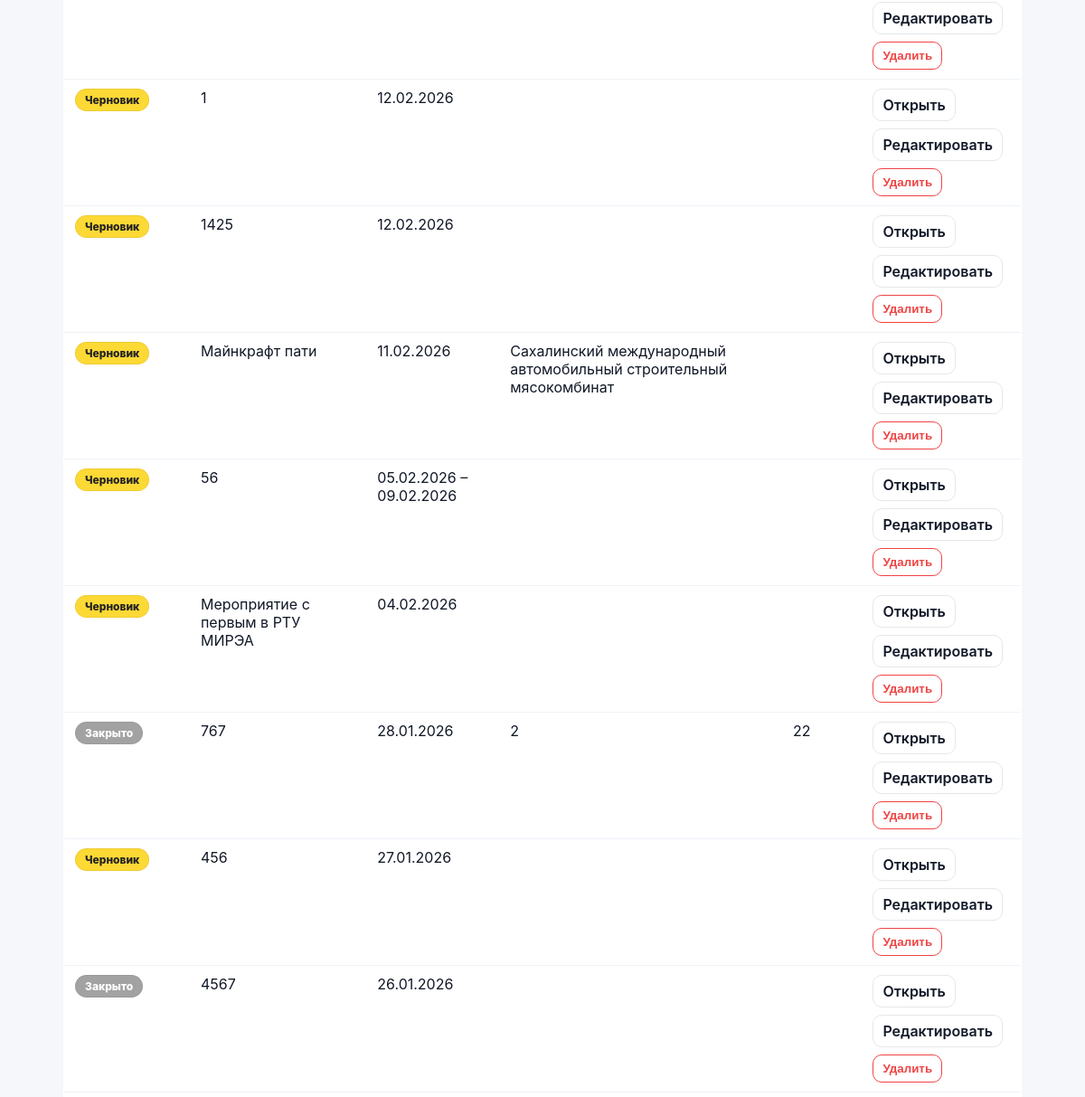
The app's page /events/ (signed in, middle part), older data.
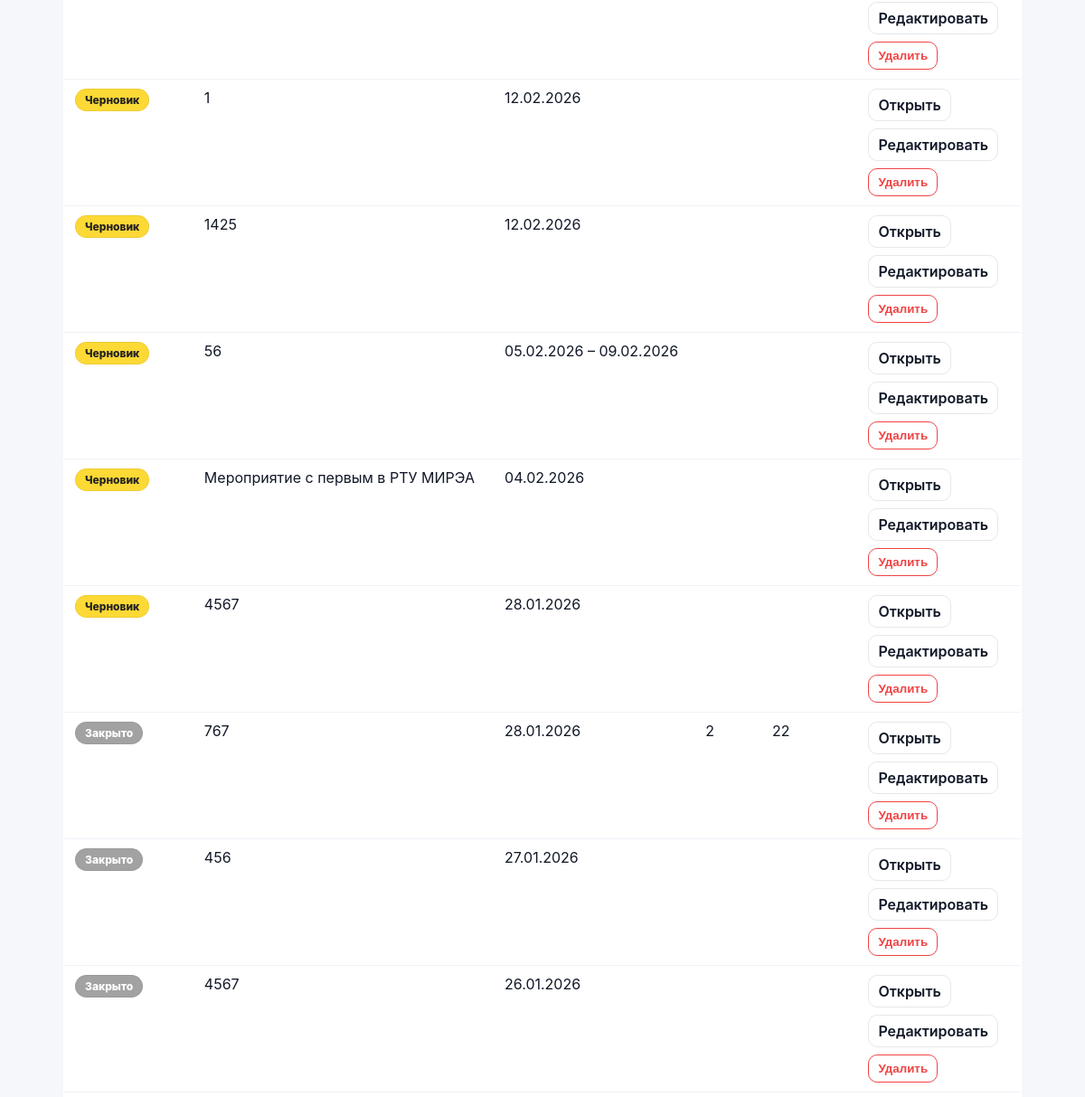
The same page, newer data.
### events/models.py (models this page shows, shortened)
class Event(models.Model):
    class Meta:
        permissions = [
            ("edit_event_card", "Can edit event card (dates/status/etc)"),
            ("edit_event_equipment", "Can edit event equipment (own/rented)"),
        ]
    STATUS_DRAFT = "draft"
    STATUS_CONFIRMED = "confirmed"
    STATUS_CANCELLED = "cancelled"
    STATUS_CLOSED = "closed"
    STATUS_CHOICES = (
        (STATUS_DRAFT, "Черновик"),
        (STATUS_CONFIRMED, "Подтверждено"),
        (STATUS_CANCELLED, "Отменено"),
        (STATUS_CLOSED, "Закрыто"),
    )
    name = models.CharField(max_length=200)
    start_date = models.DateField()
    end_date = models.DateField(blank=True, null=True)
    client = models.CharField(max_length=200, blank=True)
    location = models.CharField(max_length=200, blank=True)
    responsible = models.ForeignKey(
        User,
        on_delete=models.SET_NULL,
        null=True,
        related_name="events",
    )
    s_engineer = models.ForeignKey(
        User,
        on_delete=models.SET_NULL,
        null=True,
        blank=True,
        related_name="senior_events",
    )
    engineers = models.ManyToManyField(
        User,
        blank=True,
        related_name="engineer_events",
    )
    notes = models.TextField(blank=True, default="")
    is_deleted = models.BooleanField(default=False)
    deleted_at = models.DateTimeField(null=True, blank=True)
    status = models.CharField(
        max_length=20,
        choices=STATUS_CHOICES,
        default=STATUS_DRAFT,
    )
    created_at = models.DateTimeField(auto_now_add=True)

### events/views.py (the view)
# urls.py: path("events/", event_list_view, name="event_list"),
@login_required
def event_list_view(request: HttpRequest) -> HttpResponse:
    qs = (
        Event.objects.filter(is_deleted=False)
        .select_related("responsible", "s_engineer")
        .prefetch_related("engineers")
        .order_by("-start_date", "-id")
    )
    return render(request, "events/event_list.html", {
        "events": qs,
        "can_create_event": can_edit_event_card(request.user),
        "can_edit": can_edit_event_card(request.user),
        "can_delete": can_edit_event_card(request.user),
    })

### accounts/context_processors.py (called while the page is built)
def authz_flags(request):
    user = getattr(request, "user", None)
    return {
        "can_manage_staff": can_manage_staff(user),
        "can_edit_event_card": can_edit_event_card(user),
        "can_edit_event_equipment": can_edit_event_equipment(user),
        "can_edit_inventory": can_edit_inventory(user),
    }

### accounts/permissions.py (called while the page is built)
def _ok(user) -> bool:
    return bool(user and user.is_authenticated)

def is_super(user) -> bool:
    return bool(_ok(user) and getattr(user, "is_superuser", False))

def can_manage_staff(user) -> bool:
    return is_super(user) or (_ok(user) and user.has_perm("accounts.manage_staff"))

def can_edit_inventory(user) -> bool:
    return is_super(user) or (_ok(user) and user.has_perm("inventory.manage_inventory"))

def can_edit_event_card(user) -> bool:
    return is_super(user) or (_ok(user) and user.has_perm("events.edit_event_card"))

def can_edit_event_equipment(user) -> bool:
    return is_super(user) or (_ok(user) and user.has_perm("events.edit_event_equipment"))

### notifications/context_processors.py (called while the page is built)
def notifications_unread_count(request):
    if not getattr(request, "user", None) or not request.user.is_authenticated:
        return {"notifications_unread_count": 0}
    return {
        "notifications_unread_count": Notification.objects.filter(
            recipient=request.user,
            is_read=False,
        ).count()
    }

### events/templates/events/event_list.html (shortened to what this page needs)
{% extends "base.html" %}
{% block content %}
<table class="list-table">
  <tbody>
    {% for e in events %}
    <tr>
      <td>
        <span class="status-pill status-{{ e.status }}">{{ e.get_status_display }}</span>
      </td>
      <td>{{ e.name }}</td>
      <td>
        {% if e.start_date == e.end_date or not e.end_date %}
          {{ e.start_date|date:"d.m.Y" }}
        {% else %}
          {{ e.start_date|date:"d.m.Y" }} – {{ e.end_date|date:"d.m.Y" }}
        {% endif %}
      </td>
      <td>{{ e.client }}</td>
      <td>{{ e.location }}</td>
      <td>
        <div style="display:flex; flex-direction:column; gap:8px; align-items:flex-start;">
          <a class="btn-secondary" href="{% url 'event_detail' e.id %}">Открыть</a>
          {% if can_edit %}
            <a class="btn-secondary" href="{% url 'event_edit' e.id %}">Редактировать</a>
          {% endif %}
          {% if can_delete %}
            <form method="post" action="{% url 'event_delete' e.id %}"
                  onsubmit="return confirm('Удалить мероприятие «{{ e.name }}»? Оно попадёт в корзину на 30 дней.')">
              <button type="submit" class="btn-secondary" style="border-color:#ef4444; color:#ef4444;">
                Удалить
              </button>
            </form>
          {% endif %}
        </div>
      </td>
    </tr>
    {% empty %}
    <tr>
      <td colspan="6" style="color:#6b7280;">Мероприятий нет.</td>
    </tr>
    {% endfor %}
  </tbody>
</table>
{% endblock %}

### backend/templates/base.html (shortened to what this page needs)
{% load static %}
<!doctype html>
<html lang="ru">
<head>
  <link rel="stylesheet" href="{% static 'css/base.css' %}">
  <link rel="stylesheet" href="{% static 'css/calendar.css' %}">
</head>
<body>
  <main class="container" style="padding-top: 18px;">
    {% block content %}{% endblock %}
  </main>
</body>
</html>

### static/css/base.css (style rules this page uses)
* { box-sizing: border-box; }
html, body { height: 100%; }
body { margin: 0; font-family: -apple-system, BlinkMacSystemFont, "Segoe UI", Roboto, Arial, sans-serif; background: #f5f7fb; color: #111827; }
a { color: inherit; text-decoration: none; }
.container { max-width: 1100px; margin: 0 auto; padding: 20px; }
.btn-secondary { display: inline-flex; align-items: center; padding: 7px 10px; border-radius: 10px; border: 1px solid #e5e7eb; background: #ffffff; color: #111827; font-weight: 600; text-decoration: none; margin-right: 8px; transition: transform 160ms ease, box-shadow 160ms ease, background 160ms ease; }
.status-pill { display: inline-flex; align-items: center; justify-content: center; padding: 4px 10px; border-radius: 999px; font-size: 12px; font-weight: 800; border: 1px solid rgba(0,0,0,0.06); }
.status-pill.status-draft { background: #fdd935; color: #222; }
.status-pill.status-closed { background: #9e9e9e; color: #fff; opacity: 0.95; }
.list-table { width: 100%; border-collapse: collapse; background: #ffffff; border: 1px solid #e5e7eb; border-radius: 12px; overflow: hidden; }
.list-table th, .list-table td { padding: 10px 12px; border-bottom: 1px solid #eef2f7; text-align: left; vertical-align: top; }

### static/css/calendar.css (style rules this page uses)
.status-draft { background: #ffe58a; color: #222; }
.status-closed { background: #5a5a5a; color: #fff; }

Row changes from the older to the newer data that the page shows:
no longer on this page (row edited): Event: status "Черновик", name "Майнкрафт пати", start_date "11.02.2026", client "Сахалинский международный автомобильный строительный мясокомбинат", shows "Редактировать"
added Event: status "Черновик", name "4567", start_date "28.01.2026", shows "Редактировать"
changed Event (number 8 of 10 on the later page): status "Черновик" → "Закрыто"
